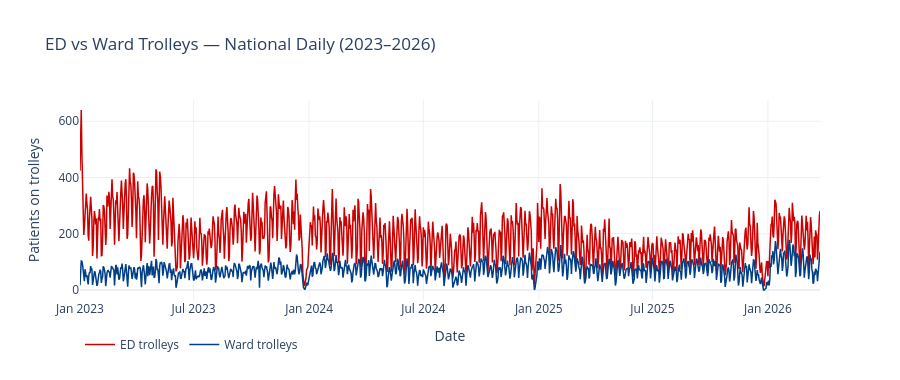

The cell this chart's notebook holds for it:
### Markdown cell above
> **Finding:** Overlaying years on the same weekly axis reveals whether 2024 and 2025 are tracking above or below 2023. If the lines are stepping upward, the system is under increasing structural pressure — not just seasonal variation.

### Code cell
# ── Chart 1.3: ED vs Ward trolleys split ─────────────────────────────────────
fig3 = go.Figure()
fig3.add_trace(go.Scatter(
    x=national['report_date'], y=national['ed_trolleys'],
    mode='lines', name='ED trolleys',
    line=dict(color=RED, width=1.5)
))
fig3.add_trace(go.Scatter(
    x=national['report_date'], y=national['ward_trolleys'],
    mode='lines', name='Ward trolleys',
    line=dict(color=HSE_BLUE, width=1.5)
))
fig3.update_layout(
    title='ED vs Ward Trolleys — National Daily (2023–2026)',
    xaxis_title='Date', yaxis_title='Patients on trolleys',
    template=TEMPLATE, height=380,
    legend=dict(orientation='h', y=-0.15)
)
fig3.show()

ed_pct   = national['ed_trolleys'].sum()   / national['total_trolleys'].sum() * 100
ward_pct = national['ward_trolleys'].sum() / national['total_trolleys'].sum() * 100
print(f"ED trolleys   : {ed_pct:.1f}% of total")
print(f"Ward trolleys : {ward_pct:.1f}% of total")

### Figure 1 — Plotly figure (JSON) as saved in the notebook; plotly's stock layout.template omitted (floating-point values rounded to 4 significant figures; data arrays with more than 128 entries replaced by an {"elided": "..."} marker saying what was removed)
{"data": [{"line": {"color": "#CC0000", "width": 1.5}, "mode": "lines", "name": "ED trolleys", "type": "scatter", "x": {"elided": "1180 str values"}, "y": {"elided": "1180 int values"}}, {"line": {"color": "#003F87", "width": 1.5}, "mode": "lines", "name": "Ward trolleys", "type": "scatter", "x": {"elided": "1180 str values"}, "y": {"elided": "1180 int values"}}], "layout": {"height": 380, "legend": {"orientation": "h", "y": -0.15}, "title": {"text": "ED vs Ward Trolleys — National Daily (2023–2026)"}, "xaxis": {"title": {"text": "Date"}}, "yaxis": {"title": {"text": "Patients on trolleys"}}}}
